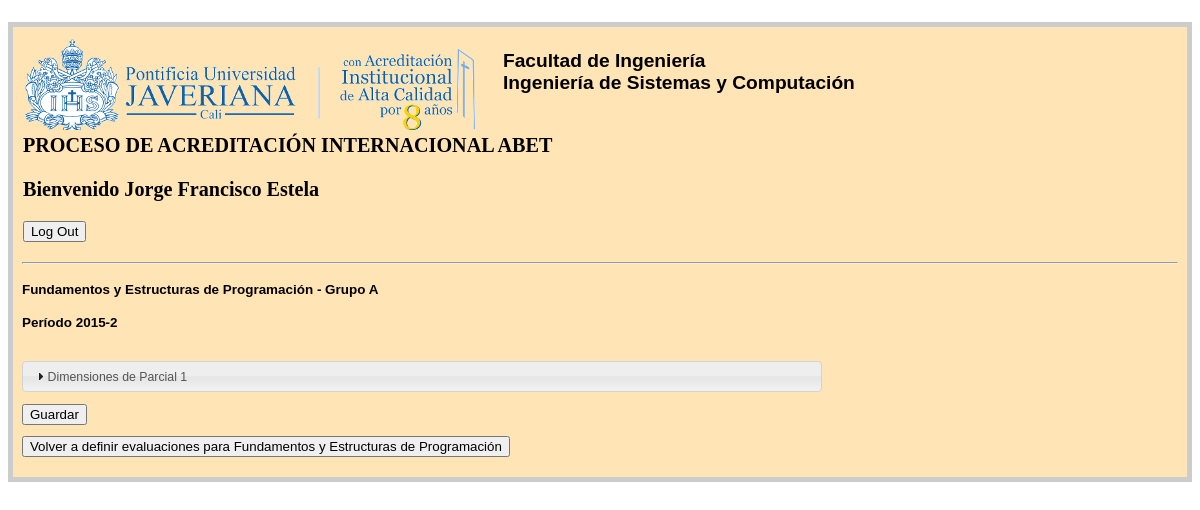
The page /2015-2/300CIP002/A/assessments (signed in) on the database its author committed.
### tables this page shows
CREATE TABLE ACREDITACION_ABET 
(
        -- Ej. 40
	ID_CARRERA INT NOT NULL,
        -- Ej. Ingenier�a de Sistemas y Computaci�n
	NOMBRE_CARRERA TEXT NOT NULL,
        -- Ej. 2014-1
	PERIODO TEXT NOT NULL,
	      -- Ej. 3, 5
	RELEVANCIA INT NOT NULL,

	PRIMARY KEY (ID_CARRERA, PERIODO)
);

CREATE TABLE ASIGNATURA
(
	ID INTEGER PRIMARY KEY AUTOINCREMENT,
        -- C�digo de la Asignatura. Ej. 300CIP001
	CODIGO TEXT NOT NULL,
        -- Ej. A
	GRUPO TEXT NOT NULL,
        -- Ej. INTRODUCCION A LA PROGRAMACION
	NOMBRE CHAR(50) NOT NULL,
        -- Ej. 40
	ID_CARRERA INT NOT NULL,
        -- Ej. 0012941
	ID_PROFESOR INT NOT NULL,
        -- Ej. 2013-2
  PERIODO TEXT NOT NULL,

	FOREIGN KEY (ID_CARRERA, PERIODO)
	REFERENCES ACREDITACION_ABET (ID_CARRERA, PERIODO),
	FOREIGN KEY (ID_PROFESOR)
	REFERENCES PROFESOR (ID),
	UNIQUE (CODIGO, GRUPO, PERIODO)
);

CREATE TABLE INSTRUMENTO  ( 
		-- Identificaci�n para la Evaluacion.
	ID_EVALUACION INTEGER PRIMARY KEY AUTOINCREMENT,
		-- Id de la Asignatura.
	ASIGNATURA INT NOT NULL,
		-- Ej. Exposicion, Parcial 1, Proyecto
	EVALUACION TEXT NOT NULL,
		-- Porcentaje de la evaluacion con respecto a la nota total de la asignatura
	PORCENTAJE INT NOT NULL,

	FOREIGN KEY (ASIGNATURA)
	REFERENCES ASIGNATURA (ID)
);

### main.py (the view)
@app.route('/<periodo>/<codigo>/<grupo>/assessments', methods=['GET', 'POST'])
@login_required
def indicadores(periodo, codigo, grupo):
    db = get_db()
    cur1 = db.execute(
        "select d.nombre, d.codigo, d.grupo, d.periodo, d.id, d.id_carrera, e.nombre_carrera \
        from asignatura as d, acreditacion_abet as e \
        where d.codigo=? and d.grupo=? and d.periodo=? and d.id_carrera = e.id_carrera",
        [codigo, grupo, periodo])
    detalles = cur1.fetchall()[0]
    cur2 = db.execute(
        "select d.evaluacion, d.id_evaluacion, e.competencia, e.porcentaje, f.descripcion \
        from instrumento as d, (select * from porcentaje_abet as pa inner join Descripcion_A_K as dsak on pa.Id_COMPETENCIA = dsak.competencia) as e, resultado_de_programa as f \
        where e.porcentaje > 0 and d.id_evaluacion = e.evaluacion and e.competencia = f.id and e.asignatura=? \
            and f.carrera=? \
        order by d.id_evaluacion",
        [detalles[4], detalles[5]])
    resprog = cur2.fetchall()
    cur3 = db.execute(
        "select d.evaluacion, e.competencia, e.porcentaje, e.superior \
        from instrumento as d, (select * from porcentaje_abet as pa inner join Descripcion_A_K as dsak on pa.Id_COMPETENCIA = dsak.competencia) as e, indicador_de_desempeno as f \
        where d.id_evaluacion = e.evaluacion and f.id = e.competencia and e.nivel = 3 and d.asignatura = ?",[detalles[4]])
    porcindicadores = cur3.fetchall()
    inst = []
    i = 0
    while i < len(resprog):
        temp1 = []
        numero = resprog[i][1]
        temp1.append(resprog[i])
        if i >= len(resprog) - 1:
            break
        i = i + 1
        while numero == resprog[i][1]:
            temp1.append(resprog[i])
            if i >= len(resprog) - 1:
                break
            i = i + 1
        for j in range(len(temp1)):
            temp2 = list(temp1[j])
            temp3 = []
            k = 0
            while k < len(porcindicadores):
                if porcindicadores[k][0] == temp1[j][0] and porcindicadores[k][3] == temp1[j][2]:
                    temp3.append([porcindicadores[k][1], porcindicadores[k][2]])
                    del porcindicadores[k]
                else:
                    k = k + 1
            temp3.insert(0, len(temp3))
            temp2.append(temp3)
            temp1[j] = tuple(temp2)
        inst.append(temp1)
    cur4 = db.execute(
        "select id, descripcion, resultado_de_programa from indicador_de_desempeno where carrera=?",
        [detalles[5]])
    usuario = session['id_prof'][1] if 'id_prof' in session else session['user']
    power = session['lvl']
    entries = {'detalles': detalles, 'resprog': inst, 'indicdesemp': cur4.fetchall(), 'usuario' : usuario, 'permisos' : power }
    return render_template('assessments.html', entries=entries)

### main.py (called while the page is built)
def connect_db():
    return sqlite3.connect(app.config['DATABASE'])

def get_db():
    if not hasattr(g, 'sqlite_db'):
        g.sqlite_db = connect_db()
    return g.sqlite_db

def login_required(f):
   @wraps(f)
   def wrap(*args, **kwargs):
       if 'logged_in' in session:
           return f(*args, **kwargs)
       else:
           return redirect(url_for('login'))
   return wrap

### templates/assessments.html (shortened to what this page needs)
<!doctype html lang="es">
<head>
    <link rel="stylesheet" href="http://code.jquery.com/ui/1.10.4/themes/smoothness/jquery-ui.css">
    <link rel=stylesheet type=text/css href="{{ url_for('static', filename='style.css') }}">
</head>
<body onload="sumarPorcentajes()">
<div class=page>
  {% block body %}
  <table>
  <tr>
    <td><img src="../../../static/logo.png"></td>
    <td width="20">&nbsp;</td>
    <td><h4>Facultad de Ingeniería<br>{{entries.detalles[6]}}</h4></td>
  </tr>
  </table>
  <h1>PROCESO DE ACREDITACIÓN INTERNACIONAL ABET <form action="{{ url_for('logout')}}"><p>Bienvenido {{ entries.usuario }} </p>
        <input type=submit value='Log Out'>
        </form></h1>
  <hr>
  <h4>{{ entries.detalles[0] }} - Grupo {{ entries.detalles[2] }}</h4>
  <h4>Período {{ entries.detalles[3] }}</h4>
  <br>
  <form name="forma" id="forma" action="{{ url_for('guardarPesosIndicadores', periodo=entries.detalles[3], codigo=entries.detalles[1], grupo=entries.detalles[2])}}" method=post>
  <div class="wrapper">
  <div id="accordion">
    {% for inst in entries.resprog %}
    <h5>Dimensiones de {{ inst[0][0] }}</h5>
    {% endfor %}
  </div>
  </div>
  <br>
  <input type=submit id="guardarNotas" onmouseover="Endisable()" value='Guardar'>
  </form>
  <form name="botonvolver"  action="{{ url_for('instrumentos', periodo=entries.detalles[3], codigo=entries.detalles[1], grupo=entries.detalles[2])}}">
    <input type=submit  onmouseover="Endisable()"  value='Volver a definir evaluaciones para {{entries.detalles[0]}}'>
  </form>
  {% endblock %}
</div>
</body>

### static/style.css (style rules this page uses)
body { font-family: sans-serif; }
a, h1, h2 { color: #377ba8; }
h1, h2 { color: black; }
h1, h2, h3 { font-family: 'Georgia', serif; margin: 1; }
h1 { font-size: 1.8em; }
h4 { font-size: 1.2em; }
h5 { font-size: 1em; }
.page { margin: 2em auto; width: 50em auto; height: 50em auto; border: 5px solid #ccc; padding: 0.8em; background: rgb(255,228,181); }

### templates/assessments.html (style rules this page uses)
.wrapper { width: 800px; }

### rows shown on the page
ACREDITACION_ABET: NOMBRE_CARRERA "Ingeniería de Sistemas y Computación"
ASIGNATURA: NOMBRE "Fundamentos y Estructuras de Programación", GRUPO "A", PERIODO "2015-2", NOMBRE "Volver a definir evaluaciones para Fundamentos y Estructuras de Programación"
INSTRUMENTO: EVALUACION "Parcial 1"

### other values the page prints
{{ entries.usuario }} "Jorge Francisco Estela"
